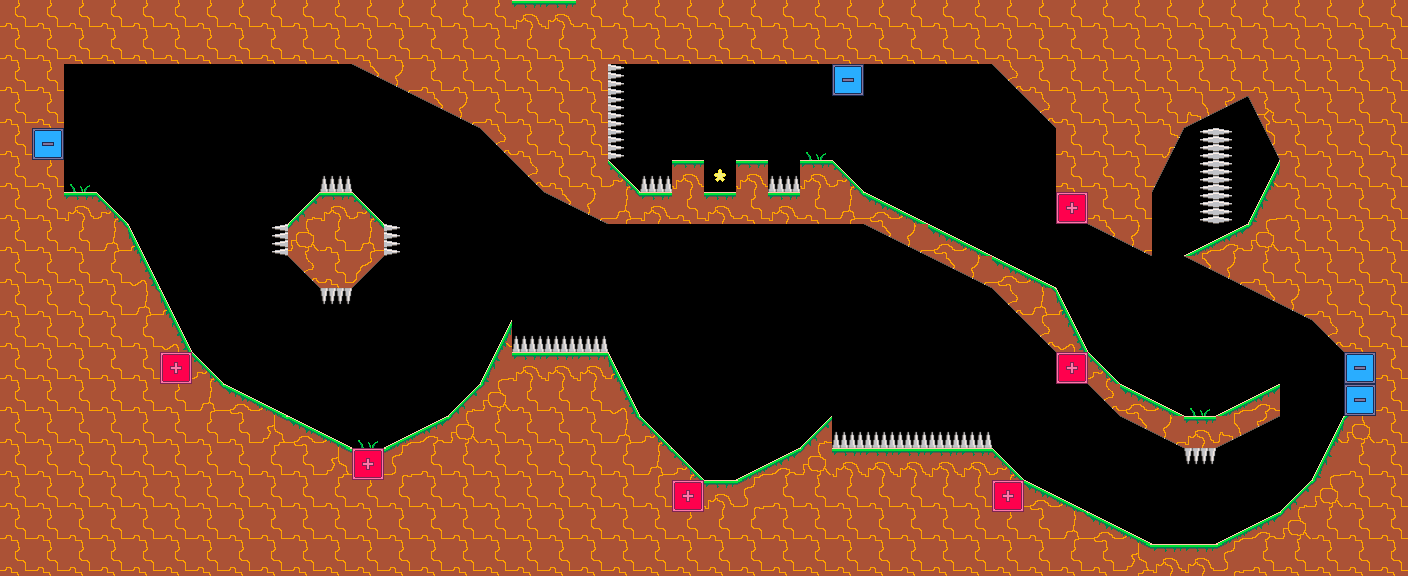

Rendered tile map (Tiled .tmx) drawn with the repository's tilesets; below, a short description and the full map source, tile grids included:
An orthogonal 44x18 tile map with 32x32 px tiles, 1 tile layer (tiles) and 1 object (spawn).

<map version="1.10" tiledversion="1.11.2" orientation="orthogonal" renderorder="right-down" width="44" height="18" tilewidth="32" tileheight="32" infinite="0" nextlayerid="3" nextobjectid="2">
 <editorsettings>
  <export target="../../../assets/levels/010.json" format="json" />
 </editorsettings>
 <tileset firstgid="1" source="../tileset.tsx" />
 <layer id="1" name="tiles" width="44" height="18" offsetx="0.3333" offsety="0">
  <data encoding="csv">
33,33,33,33,33,33,33,33,33,33,33,33,33,33,33,33,26,26,33,33,33,33,33,33,33,33,33,33,33,33,33,33,33,33,33,33,33,33,33,33,33,33,33,33,
33,33,33,33,33,33,33,33,33,33,33,33,33,33,33,33,33,33,33,33,33,33,33,33,33,33,33,33,33,33,33,33,33,33,33,33,33,33,33,33,33,33,33,33,
33,33,0,0,0,0,0,0,0,0,0,7,8,33,33,33,33,33,33,27,0,0,0,0,0,13,31,0,0,0,0,21,33,33,33,33,33,33,33,33,33,33,33,33,
33,33,0,0,0,0,0,0,0,0,0,0,0,7,8,33,33,33,33,27,0,0,0,0,0,13,0,0,0,0,0,0,21,33,33,33,33,9,10,17,33,33,33,33,
33,31,0,0,0,0,0,0,0,0,0,0,0,0,0,21,33,33,33,27,0,0,0,0,0,28,0,0,0,0,13,0,0,33,33,33,18,25,27,23,33,33,33,33,
33,33,28,0,0,0,0,0,0,0,20,0,0,0,13,13,21,33,33,16,20,26,14,26,20,26,16,0,0,0,0,0,0,33,33,33,24,25,27,5,33,33,33,33,
33,33,26,16,0,0,0,0,0,15,26,16,0,0,0,0,0,7,8,34,26,33,26,33,26,33,34,3,4,0,0,13,13,19,33,33,13,25,27,11,33,33,33,33,
33,33,33,34,6,0,0,0,25,29,33,34,27,0,0,0,0,0,0,0,0,0,0,0,0,0,0,7,8,3,4,0,0,0,7,8,13,1,2,29,33,33,33,33,
33,33,33,33,12,0,0,0,0,21,33,22,0,0,0,0,0,0,0,0,0,0,0,0,0,0,0,0,0,7,8,3,4,0,0,0,0,7,8,33,33,33,33,33,
33,33,33,33,34,6,0,0,0,0,32,0,0,0,0,0,0,0,0,13,0,0,0,0,0,0,0,0,0,0,0,21,34,6,0,0,0,0,0,7,8,33,33,33,
33,33,33,33,33,12,0,0,0,0,0,0,0,0,0,5,20,20,20,13,0,0,0,0,0,0,0,0,0,0,0,0,21,12,0,0,0,0,0,0,0,21,33,33,
33,33,33,33,33,19,16,0,0,0,0,0,0,0,0,11,26,26,26,6,0,0,0,0,0,0,0,0,0,0,0,0,0,19,16,0,0,0,0,0,0,0,31,33,
33,33,33,33,33,33,34,3,4,0,0,0,0,0,15,29,33,33,33,12,13,0,0,0,0,0,0,0,0,0,0,0,0,0,21,3,4,28,1,2,0,0,31,33,
33,33,33,33,33,33,33,33,35,3,4,28,1,2,29,33,33,33,33,34,16,0,0,0,0,15,20,20,20,20,20,0,0,0,0,7,8,26,9,10,0,5,29,33,
33,33,33,33,33,33,33,33,33,33,35,19,30,33,33,33,33,33,33,33,34,16,0,1,2,29,26,26,26,26,26,16,0,0,0,0,0,32,0,0,0,11,33,33,
33,33,33,33,33,33,33,33,33,33,33,33,33,33,33,33,33,33,33,33,33,19,26,30,33,33,33,33,33,33,33,19,3,4,0,0,0,0,0,0,15,29,33,33,
33,33,33,33,33,33,33,33,33,33,33,33,33,33,33,33,33,33,33,33,33,33,33,33,33,33,33,33,33,33,33,33,33,34,3,4,0,0,1,2,29,33,33,33,
33,33,33,33,33,33,33,33,33,33,33,33,33,33,33,33,33,33,33,33,33,33,33,33,33,33,33,33,33,33,33,33,33,33,33,35,26,26,30,33,33,33,33,33
</data>
 </layer>
 <objectgroup id="2" name="spawns">
  <object id="1" name="spawn" x="88.8333" y="168.833">
   <point />
  </object>
 </objectgroup>
</map>
